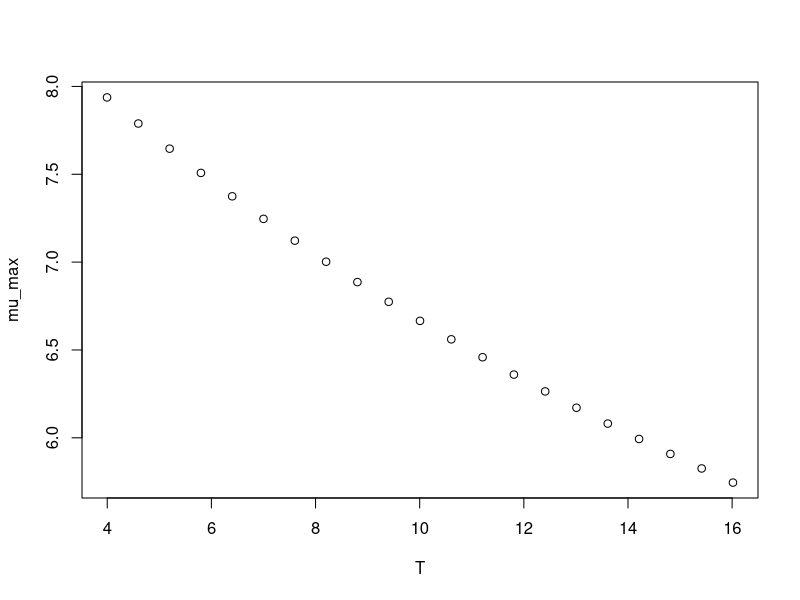

The R source for this figure:
#############################
# start of Parameter script
#############################
T <- seq(3.996003996004,16.016,length.out=21)
#############################
# end of Parameter script
#############################
############################# 
# start of Model script Gropin ID 1314 
#############################
 
# constant coefficients for this model
 
variables <- data.frame(T)
argumentsPar <- expand.grid(variables)
 
# heart of the model
response_surface <- function(T) {
   mumax <-1/(0.004*(T+27.5))

return(mumax=mumax)
} 

# output parameters
mumax <- cbind(argumentsPar,response_surface(argumentsPar['T']))
colnames(mumax) <- c(colnames(argumentsPar),'mumax')
#############################
# End of Model script
#############################
############################# 
# start of Visualisation script Gropin ID 1314 
#############################
plot(T,mumax$mumax,
                          xlab='T',
                          ylab='mu_max')
#############################
# End of Visualisation script
#############################
